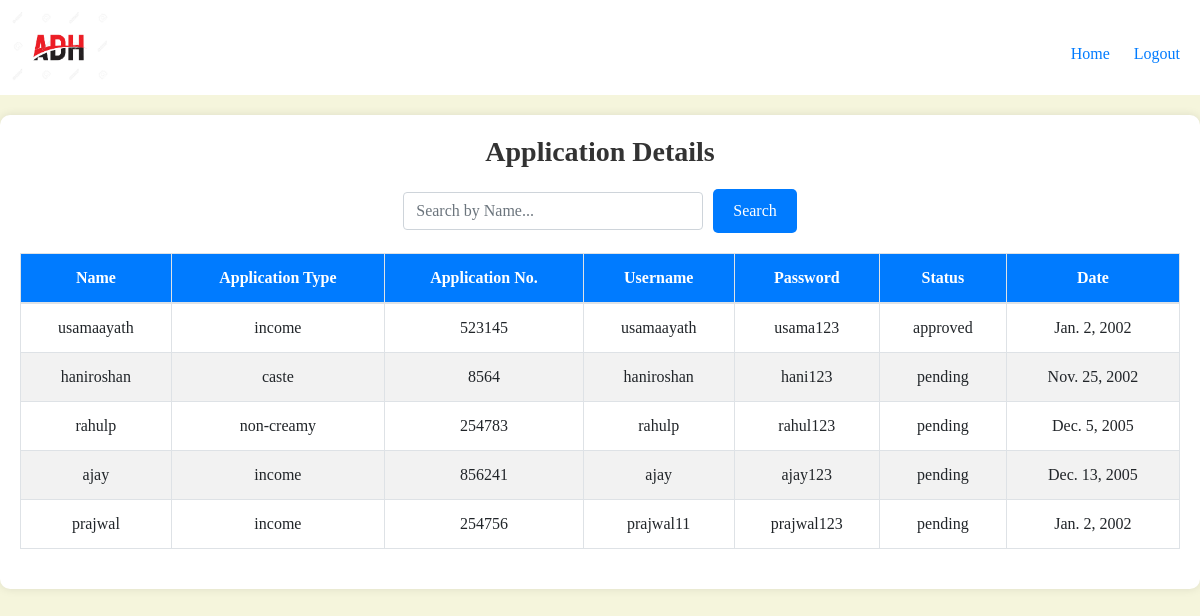
The page /view/ (signed in) on the database as committed earlier.
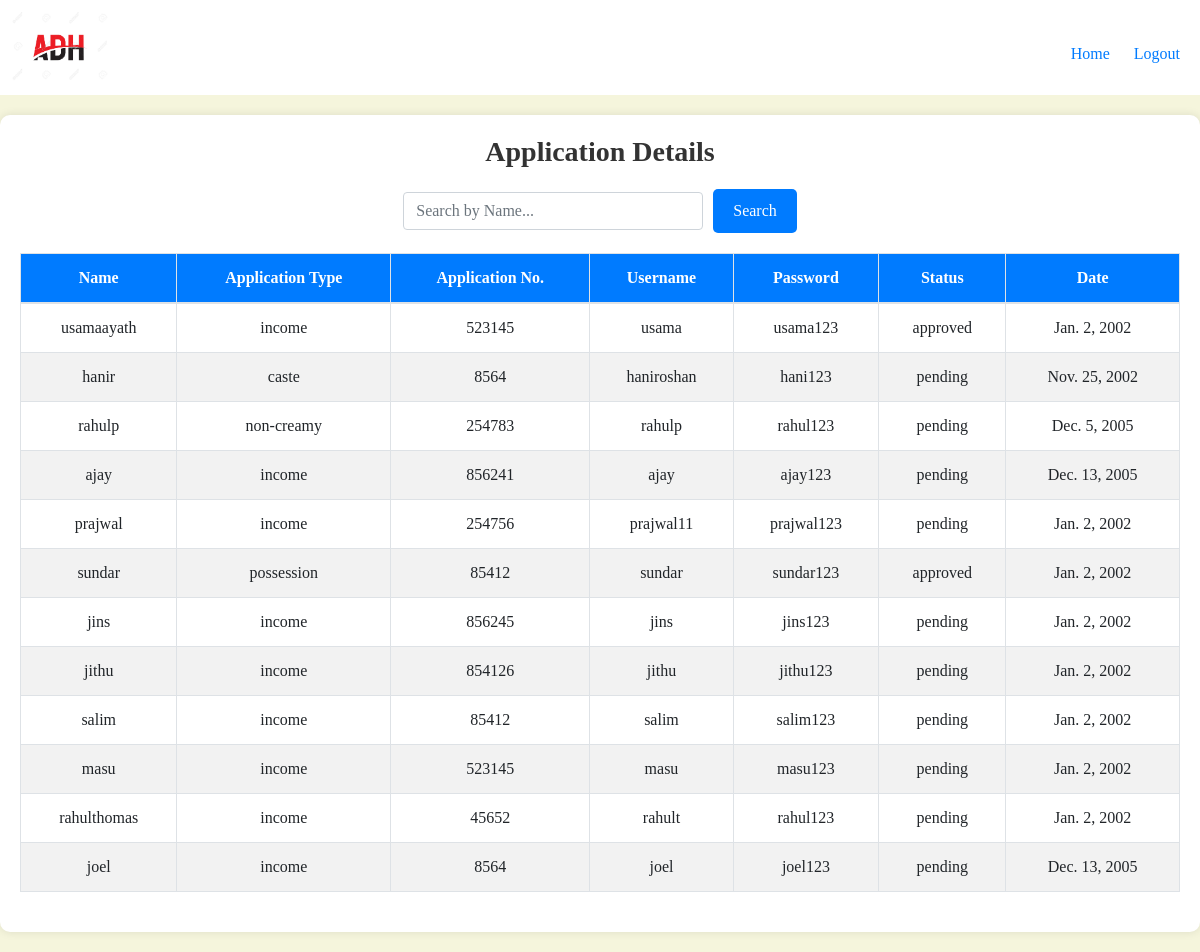
The same page on the database as committed later.
### appadh/models.py (models this page shows)
class newApplication(models.Model):
    Name=models.CharField(max_length=30)
    Email=models.EmailField(max_length=30)
    Mobile_no=models.CharField(max_length=20)
    appoptions=(
        ('caste','Caste'),
        ('income','Income'),
        ('non-creamy','Non creamy'),
        ('possession','Possession'),
        ('etapp','Etapp'),
        ('landtax','Landtax'),
        ('irctc','IRCTC')
    )
    Application_type=models.CharField(max_length=20, choices=appoptions)
    Application_no=models.CharField(max_length=20)
    statusoptions=(
        ('approved','Approved'),
        ('pending','Pending'),
        ('rejected','Rejected'),
        ('none','None')
    )
    Application_status=models.CharField(max_length=10, choices=statusoptions)
    Username=models.CharField(max_length=30)
    Password=models.CharField(max_length=30)
    Date=models.DateField()

### appadh/views.py (the view)
# urls.py: path('view/',views.viewapplication,name="viewapplication"),
@login_required
def viewapplication(request):
    frm=newApplication.objects.all()
    return render(request,'viewapp.html',{'frm':frm})

### templates/viewapp.html (shortened to what this page needs)
<!DOCTYPE html>
<html lang="en">
<head>
    <link href="https://stackpath.bootstrapcdn.com/bootstrap/4.5.2/css/bootstrap.min.css" rel="stylesheet">
</head>
<body>
    {% include 'menubar.html' %}
    <div class="container form-container">
        <h2>Application Details</h2>
        <form method="post" action="{% url 'editsearch' %}" class="search-form">
            <input type="text" name="searchbox" maxlength="30" class="form-control" placeholder="Search by Name...">
            <button type="submit" class="btn">Search</button>
        </form>
        <table class="table table-bordered">
            <thead>
                <tr>
                    <th>Name</th>
                    <th>Application Type</th>
                    <th>Application No.</th>
                    <th>Username</th>
                    <th>Password</th>
                    <th>Status</th>
                    <th>Date</th>
                </tr>
            </thead>
            <tbody>
                {% for i in frm %}
                <tr>
                    <td>{{ i.Name }}</td>
                    <td>{{ i.Application_type }}</td>
                    <td>{{ i.Application_no }}</td>
                    <td>{{ i.Username }}</td>
                    <td>{{ i.Password }}</td>
                    <td>{{ i.Application_status }}</td>
                    <td>{{ i.Date }}</td>
                </tr>
                {% endfor %}
            </tbody>
        </table>
    </div>
</body>
</html>

### templates/menubar.html (shortened to what this page needs)
{% load static %}
<html>
<head>
</head>
<body>
    <div style="width:100%">
        <nav class="nav">
            <img src="{% static 'images/logo.jpeg' %}" class="logo" alt="Logo">
            <ul>
                <li><a href="{% url 'userdashboard' %}">Home</a></li>
                <li><a href="{% url 'logout' %}" class="logout">Logout</a></li>
            </ul>
        </nav>
    </div>
</body>
</html>

### templates/viewapp.html (style rules this page uses)
body { background-color: beige; font-family: ui-rounded; margin: 0; }
.form-container { padding: 20px; background-color: #fff; border-radius: 10px; box-shadow: 0 0 10px rgba(0, 0, 0, 0.1); margin: 20px auto; max-width: 100%; overflow-x: auto; }
.form-container h2 { margin-bottom: 20px; font-size: 28px; font-weight: bold; text-align: center; color: #333; }
.search-form { display: flex; justify-content: center; align-items: center; margin-bottom: 20px; }
.search-form input[type="text"] { flex: 1; margin-right: 10px; max-width: 300px; }
.search-form button { background-color: #007bff; color: #fff; border: none; border-radius: 5px; padding: 10px 20px; font-size: 16px; cursor: pointer; }
table { width: 100%; border-collapse: collapse; }
th, td { padding: 10px; text-align: center; border: 1px solid #dee2e6; }
th { background-color: #007bff; color: #fff; }
tr:nth-child(even) { background-color: #f2f2f2; }

### templates/menubar.html (style rules this page uses)
.nav { width: 100%; padding: 10px; display: flex; align-items: center; justify-content: space-between; background-color: white; }
.nav ul { margin: 0; padding: 0; list-style: none; }
.nav ul li { margin-top: 13px; padding: 10px; display: inline-block; }
.logo { width: 100px; }

Rows that differ between the two databases and show on the page:
changed newApplication "usamaayath": Username "usamaayath" → "usama"
changed newApplication "caste": Name "haniroshan" → "hanir"
added newApplication: Name "sundar", Application_type "possession", Application_no "85412", Username "sundar", Password "sundar123", Application_status "approved", Date "Jan. 2, 2002"
added newApplication: Name "jins", Application_type "income", Application_no "856245", Username "jins", Password "jins123", Application_status "pending", Date "Jan. 2, 2002"
added newApplication: Name "jithu", Application_type "income", Application_no "854126", Username "jithu", Password "jithu123", Application_status "pending", Date "Jan. 2, 2002"
added newApplication: Name "salim", Application_type "income", Application_no "85412", Username "salim", Password "salim123", Application_status "pending", Date "Jan. 2, 2002"
added newApplication: Name "masu", Application_type "income", Application_no "523145", Username "masu", Password "masu123", Application_status "pending", Date "Jan. 2, 2002"
added newApplication: Name "rahulthomas", Application_type "income", Application_no "45652", Username "rahult", Password "rahul123", Application_status "pending", Date "Jan. 2, 2002"
added newApplication: Name "joel", Application_type "income", Application_no "8564", Username "joel", Password "joel123", Application_status "pending", Date "Dec. 13, 2005"
